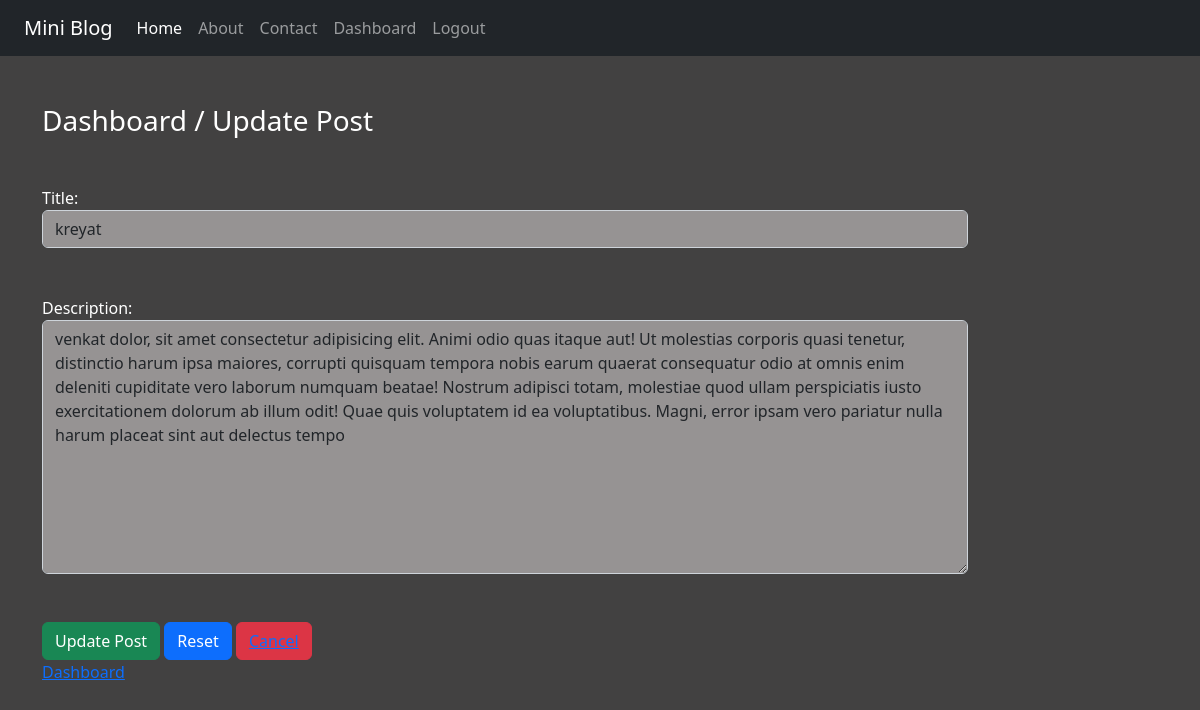
Screenshot of /updatepost1 (signed in) with the database file from the repository.
### blog/models.py (models this page shows)
class Blog(models.Model):
    title = models.CharField(max_length=30)
    desc = models.TextField(max_length=500)

### blog/views.py (the view)
# urls.py: path('updatepost<int:id>', update_post, name='updatepost'),
def update_post(request,id):
    if request.user.is_authenticated:
        if request.method == 'POST':
            obj = Blog.objects.get(id=id)
            form = PostForm(instance=obj, data= request.POST)
            if form.is_valid():
                form.save()
                messages.success(request, 'Post Updated Successfully')
                return redirect('login')
        else:
            obj = Blog.objects.get(id=id)
            form = PostForm(instance=obj)
        return render(request, 'updatepost.html', {'form':form})
    else:
        return redirect('login')

### blog/forms.py
class PostForm(forms.ModelForm):
    class Meta():
        model = Blog
        fields = ['id', 'title', 'desc']
        labels = {'title':'Title', 'desc':'Description'}
        widgets = {
            'title':forms.TextInput(attrs={'class':'form-control'}),
            'desc':forms.Textarea(attrs={'class':'form-control'}),
        }

### blog/templates/updatepost.html (shortened to what this page needs)
{% extends 'base.html' %}
{% load static %}
{% block content %}
<div class="col-sm-10">
    <h3 class="text-white my-5">Dashboard / Update Post</h3>
    <form action="" method="post" class="text-white" novalidate>
        {% for f in form %}
            {{f.label_tag}}
            {{f}}
            <br><br>
        {% endfor %}
        <input type="submit" class='btn btn-success' value="Update Post">
        <button type="reset" class="btn btn-primary" >Reset</button>
        <button type="reset" class='btn btn-danger'><a href="{% url 'dashboard' %}">Cancel</a></button>
    </form>
    <a href="{% url 'dashboard' %} ">Dashboard</a>
</div>
{% endblock content %}

### blog/static/css/style.css (style rules this page uses)
body { background-color: rgb(66, 65, 65); }
.form-control, .form-control:focus { background-color: rgb(150, 147, 147); }

### rows the page displays
Blog: form "kreyat" "venkat dolor, sit amet consectetur adipisicing elit. Animi odio quas itaque aut! Ut molestias corporis quasi tenetur, distinctio harum ipsa maiores, corrupti quisquam tempora nobis earum quaerat consequatur odio at omnis enim deleniti cupiditate vero laborum numquam beatae! Nostrum adipisci totam, molestiae quod ullam perspiciatis iusto exercitationem dolorum ab illum odit! Quae quis voluptatem id ea voluptatibus. Magni, error ipsam vero pariatur nulla harum placeat sint aut delectus tempo"

### other values shown
{{ f.label_tag }} "Title:" "Description:"
